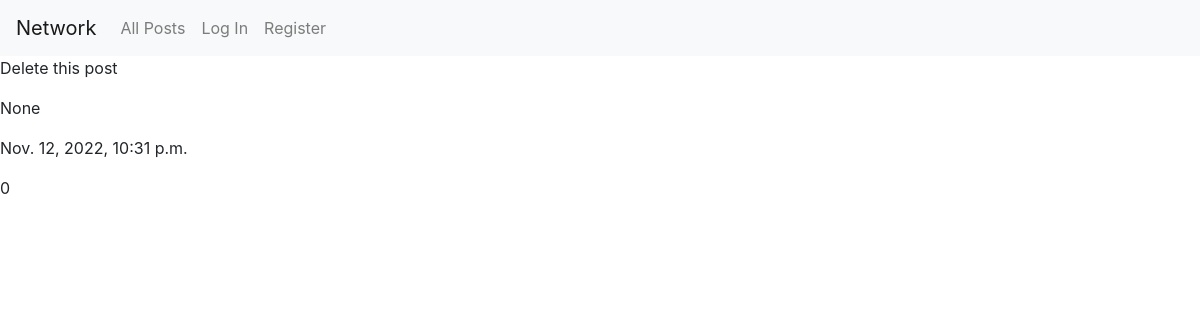
Before: / with the older database file.
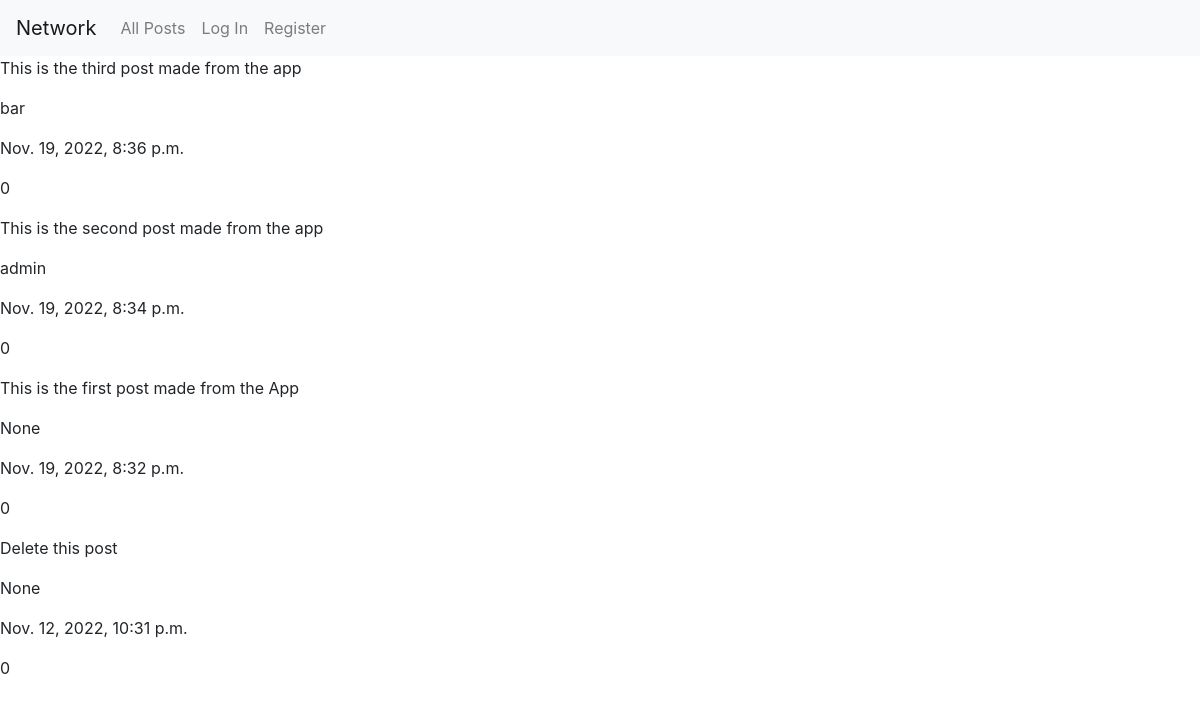
After: the same page with the newer database file.
### network/models.py (models this page shows, shortened)
class Post(models.Model):
    content = models.TextField()
    poster = models.ForeignKey('User', on_delete=models.SET_NULL, null=True, related_name="own_posts")
    creation_date = models.DateTimeField(auto_now_add=True)
    def get_likes(self):
        return self.likes.all().count()
    def get_posts(type, user=None):
        posts = Post.objects.all().order_by('-creation_date')
        if type == 'ALL': return posts
        if type == 'OWN': pass
        if type == 'FOLLOWING': pass

class User(AbstractUser):
    following = models.ManyToManyField('User', blank=True, related_name='followers')

### network/views.py (the view)
# urls.py: path("", views.index, name="index"),
def index(request):
    posts = Post.get_posts(type='ALL')
    return render(request, "network/index.html", {
        'form': PostForm(),
        'posts': posts,
    })

### network/templates/network/index.html (shortened to what this page needs)
{% extends "network/layout.html" %}
{% load static %}
{% block body %}
    {% for post in posts %}
        <p>{{ post.content }}</p>
        <p>{{ post.poster }}</p>
        <p>{{ post.creation_date }}</p>
        <p>{{ post.get_likes }}</p>
    {% endfor %}
{% endblock %}

Changed rows visible on the page:
added Post: content "This is the third post made from the app", poster "bar", creation_date "Nov. 19, 2022, 8:36 p.m.", get_likes "0"
added Post: content "This is the second post made from the app", poster "admin", creation_date "Nov. 19, 2022, 8:34 p.m.", get_likes "0"
added Post: content "This is the first post made from the App", poster "None", creation_date "Nov. 19, 2022, 8:32 p.m.", get_likes "0"
